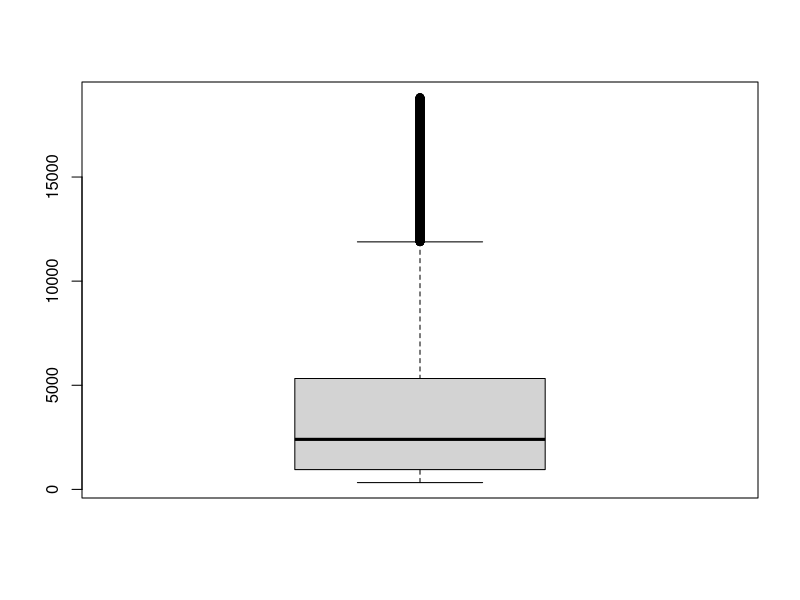
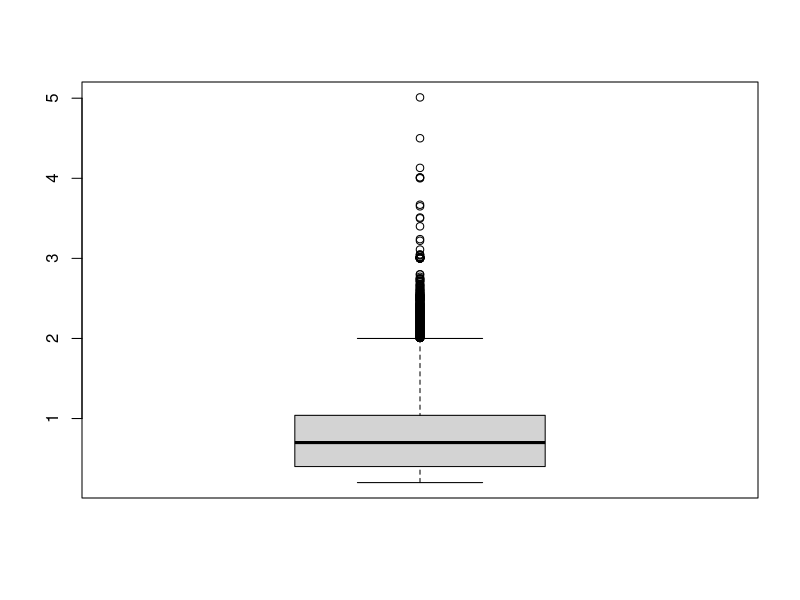
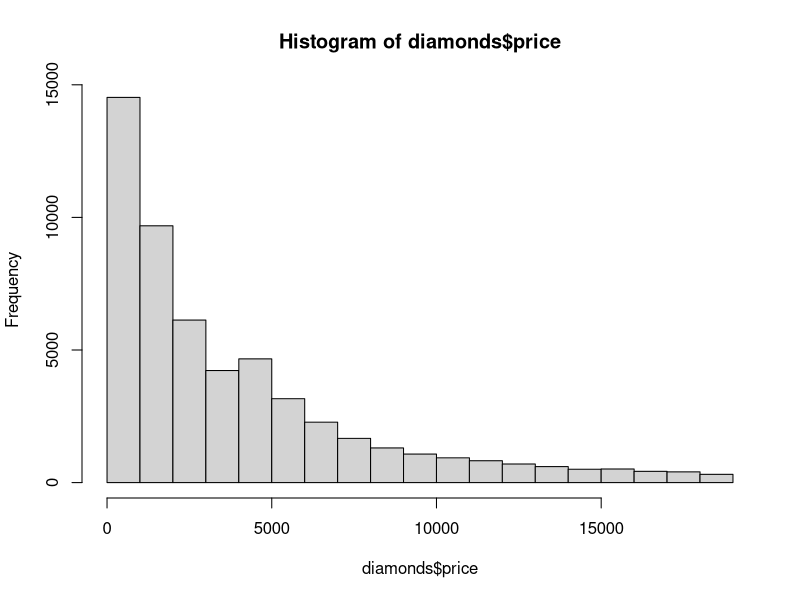
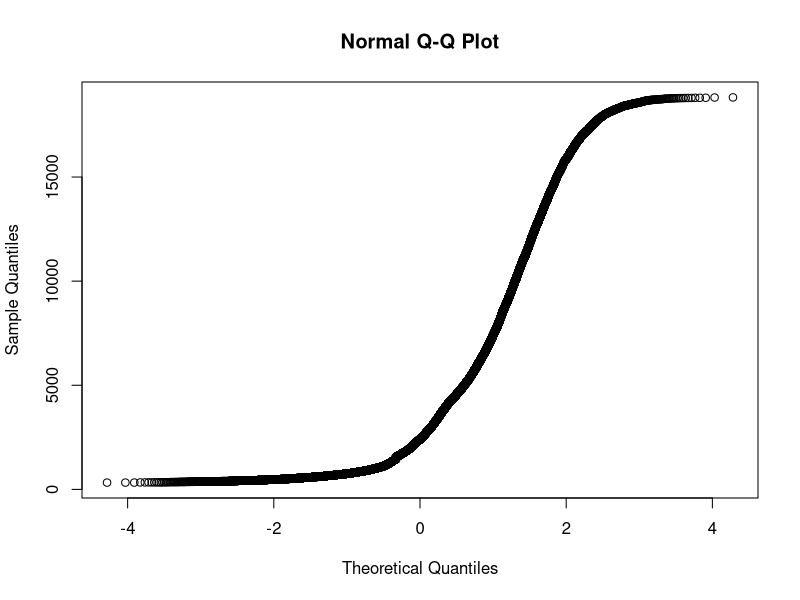
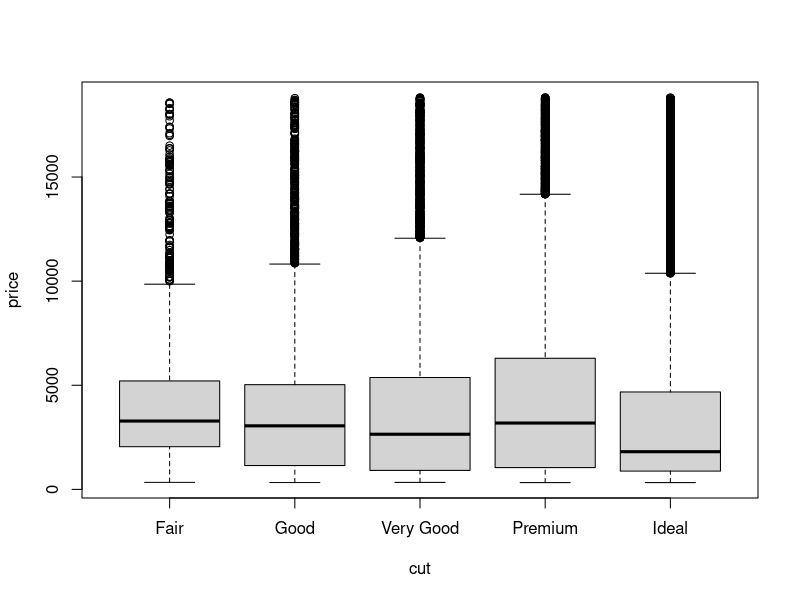
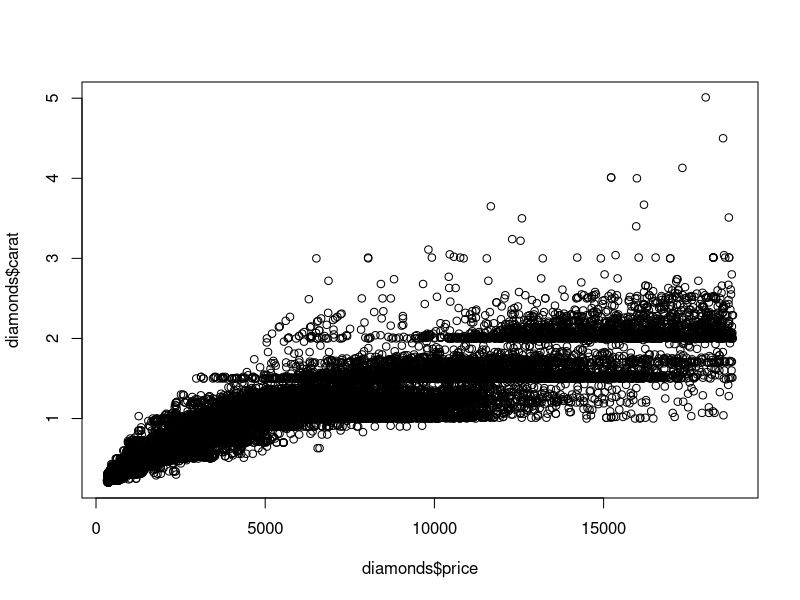
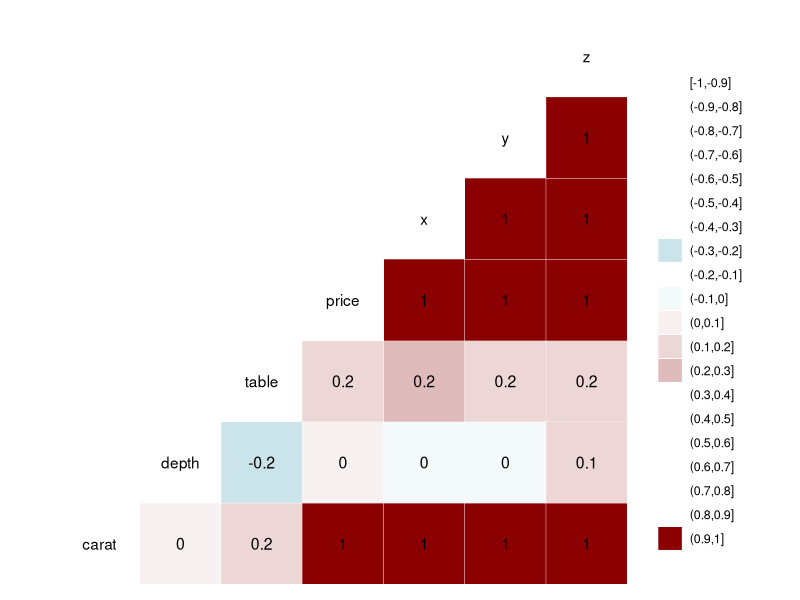

Write the R code that produced these figures, in order.
## ---- chunk 1
library(ggplot2)
data("diamonds")
summary(diamonds)
## ---- chunk 2
#median and inter-quartile summary
fivenum(diamonds$price) 

#Boxplot hints towards possible outliers
boxplot(diamonds$price)
boxplot(diamonds$carat)
## ---- chunk 3
#Histogram to test the distribution
hist(diamonds$price)
## ---- chunk 4
qqnorm(diamonds$price)
## ---- chunk 5
diam = as.data.frame(diamonds)
set.seed(50)
mysample = sample.int(n=53940, #total number of rows
                      size=5000, #selecting random sample
                      replace = F)
shapiro.test(diam[mysample,7]) #test for price
shapiro.test(diam[mysample,1]) #test for carat
## ---- chunk 6
#Relation b/w numeric and categorical data
boxplot(price ~ cut, data = diamonds)
kruskal.test(price ~ cut, data = diamonds)
## ---- chunk 7
#Spearman method is used for skewed distribution
cor(diamonds$price, diamonds$carat,
    method = "spearman")
## ---- chunk 8
plot(diamonds$price, diamonds$carat)
## ---- chunk 9
as.dist(cor(diamonds[,c(1,5:10)],
    method = "spearman"))
## ---- chunk 10
library(GGally)

x = diamonds[,c(1,5:10)]
ggcorr(x, nbreaks = 20, mid = "white",
       high = "darkred", label = T,
       method = c("pairwise", "spearman"))
## ---- chunk 11
mydata = table(diamonds[,c(2:4)]) #contingency table

chisq.test(diamonds$cut, diamonds$color)

chisq.test(diamonds$cut, diamonds$clarity)
